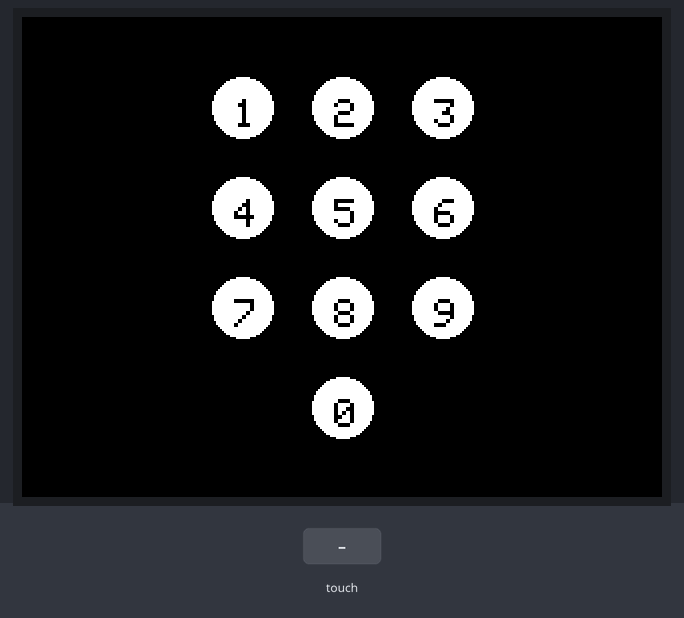
Simulated run of this sketch. Board: Arduino Uno, built with avr-gcc and run on an emulated ATmega328P. On the bench: 320×240 colour display. The test bench sets the inputs (shaded band).

Above: at 1.4 s.
1.5 s: touch panel pressed at 87 % / 10 % of its raw x / y range
3.0 s: touch panel pressed at 38 % / 30 % of its raw x / y range
At 4.2 s:
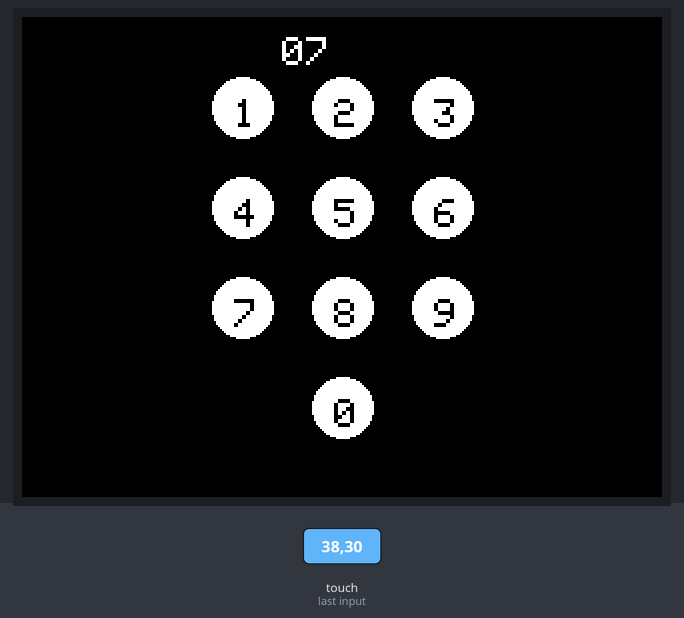
Timing chart, 0 to 6.0 s (numbered marks = the images above; inputs shaded):
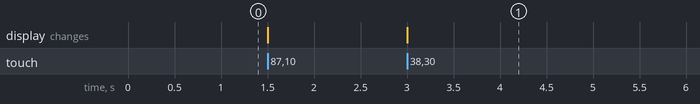

The sketch:

Gamepad.ino
```cpp
#include <Adafruit_GFX.h>
#include <MCUFRIEND_kbv.h>
#include <TouchScreen.h>
MCUFRIEND_kbv tft;
int px;
int py;
// Shield pin configurations
const int XP = 8, XM = A2, YP = A3, YM = 9;
TouchScreen ts = TouchScreen(XP, YP, XM, YM, 200);
int logged =true;
int done = true;
// Use your custom calibration bounds here
int TS_LEFT = 114, TS_RT = 915, TS_TOP = 911, TS_BOT = 69;
// Pressure thresholds
#define MINPRESSURE 1
#define MAXPRESSURE 300000083
String passcode = "842842";
String pass = "";


// Brush Settings
#define BRUSH_SIZE 5
uint16_t current_color = 0xFFFF; // White brush
bool run = true;
// Variables to track continuous line drawing
int last_x = -1;
int last_y = -1;
bool collide = false;
#define BLACK   0x0000
#define BLUE    0x001F
#define RED     0xF800
#define GREEN   0x07E0
#define CYAN    0x07FF
#define MAGENTA 0xF81F
#define YELLOW  0xFFE0
#define WHITE   0xFFFF
#define GREY    0x7BEF
int color = WHITE;

void setup() {
  Serial.begin(9600);
  tft.reset();
  uint16_t identifier = tft.readID();
  tft.begin(identifier);
  tft.setRotation(1); // Landscape view (320x240)
  cleardisplay();
  password();
}

void loop() {
  TSPoint p = ts.getPoint();
  pinMode(YP, OUTPUT);
  pinMode(XM, OUTPUT);
  pinMode(XP, OUTPUT);
  pinMode(YM, OUTPUT);
  if (p.z > MINPRESSURE && p.z < MAXPRESSURE) {
    px = map(p.y, TS_BOT, TS_TOP, 0, tft.width());
    py = map(p.x, TS_RT, TS_LEFT, 0, tft.height());
    if(logged){
      check();
    }
  if(!logged){
    pad();
  }
  }else{
    last_x = -1;
    last_y = -1;
  }
}

void cleardisplay() {
  tft.fillScreen(0x0000);
  if(!done){
    drawUI();
  } // Clear whole screen to black

}
void drawUI() {
  // Draw canvas divider line
  tft.drawFastVLine(238, 0, 240, 0x5AAB); // Gray line separating screen
  // Draw Clear Button
  tft.fillRect(245, 10, 70, 40, 0xF800); // Red box
  tft.setCursor(255, 22);
  tft.setTextColor(0xFFFF);
  tft.setTextSize(2);
  tft.print("CLEAR");
  tft.fillRect(245, 60, 70, 20, WHITE);
  tft.fillRect(245, 85, 70, 20, GREEN);
  tft.fillRect(245, 110, 70, 20, BLUE);
  tft.fillRect(245, 135, 70, 20, RED);
}
bool collision(int x, int y, int w, int h){
  if(px > x -1 && px < x + w + 1 && py > y -1 && py < y + h + 1){
    collide = true;
    return true;

  }
  else{
    collide = false;
    return false;
  }
}
void draw(){
  if (px > 245 && px < 315 && py > 10 && py < 50) {
      cleardisplay();
      drawUI();
      delay(200);
      return;
    }
    if (px < 235) {
      if (last_x == -1 && last_y == -1) {
        tft.fillCircle(px, py, BRUSH_SIZE, color);
      } else {

      }

      last_x = px;
      last_y = py;
    }
    collision(245, 135, 70, 20);
    if(collide){
      color = RED;
    }
    collision(245, 60, 70, 20);
    if(collide){
      color = WHITE;
    }
    collision(245, 85, 70, 20);
    if(collide){
      color = GREEN;
    }
    collision(245, 110, 70, 20);
    if(collide){
      color = BLUE;
    }
}
void password(){
  tft.fillCircle(110, 45, 15, WHITE);
  tft.fillCircle(160, 45, 15, WHITE);
  tft.fillCircle(210, 45, 15, WHITE);
  tft.fillCircle(110, 95, 15, WHITE);
  tft.fillCircle(160, 95, 15, WHITE);
  tft.fillCircle(210, 95, 15, WHITE);
  tft.fillCircle(110, 145, 15, WHITE);
  tft.fillCircle(160, 145, 15, WHITE);
  tft.fillCircle(210, 145, 15, WHITE);
  tft.fillCircle(160, 195, 15, WHITE);
  tft.setTextSize(2);
  print(1, 110, 45);
  print(2, 160, 45);
  print(3, 210, 45);
  print(4, 110, 95);
  print(5, 160, 95);
  print(6, 210, 95);
  print(7, 110, 145);
  print(8, 160, 145);
  print(9, 210, 145);
  print(0, 160, 195);
}
void print(int n, int xd, int yd){
  tft.setTextColor(BLACK);
  tft.setCursor(xd-4, yd-4);
  tft.print(n);
}
bool circle(int cx, int cy, int r){
  int dis = (px - cx) * (px -cx) + (py - cy) * (py - cy);
  if(dis <= r * r){
    return true;
  }else{
    return false;
  }
}
void check(){
      int val = 6;
    for(int x = 110; x <= 210; x += 50){
      val -= 8;
      int y = 45;
      for(y = 45; y <= 145; y += 50){
        val += 3;
        if(circle(x, y, 15) && px < 230 && px > 90 && py > 25 && py < 165){
          pass += String(val);
          tft.setTextColor(WHITE, BLACK);
          tft.setTextSize(2);
          tft.setCursor(130, 10);
          tft.print(pass);
          delay(150);
        }
      }
    }
    if(circle(160, 195, 15)){
      pass += String(0);
      tft.setTextColor(WHITE, BLACK);
      tft.setTextSize(2);
      tft.setCursor(130, 10);
      tft.print(pass);
      delay(150);
    }
    if(pass == passcode){
      tft.setCursor(82, 220);
      tft.setTextSize(2);
      tft.setTextColor(WHITE);
      tft.print("Access Accepted");
      delay(1000);
      cleardisplay();
      logged = false;

    }else{
      if(pass.length() == 6){
        tft.setCursor(85, 220);
        tft.setTextSize(2);
        tft.setTextColor(WHITE);
        tft.print("Access Denied");
        delay(1000);
        pass = String();
        cleardisplay();
        password();
      }
    }
}
void pad(){
  if(done){
    drawUI();
    done = false;
  }
  draw();
}
```

Measured:
- after the input at 3.0 s, the display: changes at once (image 1)
